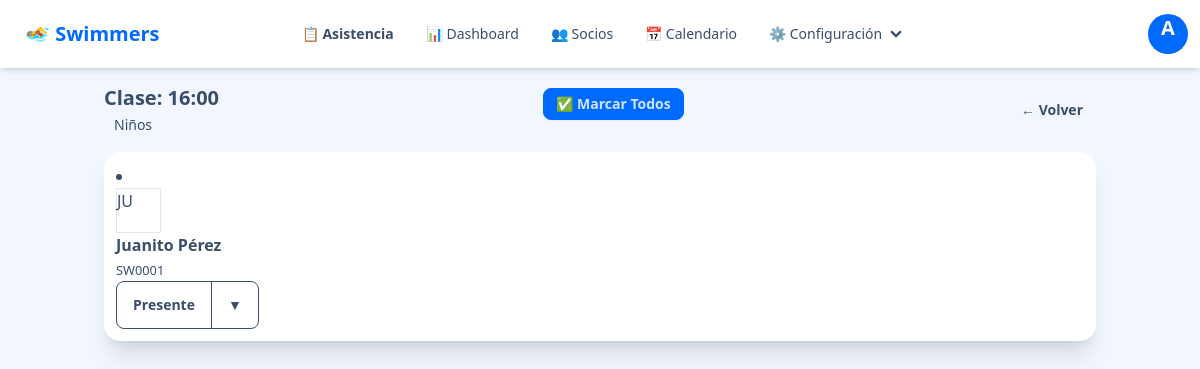
/asistencia/clase/9 (signed in), run on the app's committed database.
### app/models.py (models this page shows, shortened)
class User(UserMixin, db.Model):
    id = db.Column(db.Integer, primary_key=True)
    username = db.Column(db.String(64), index=True, unique=True, nullable=False)
    password_hash = db.Column(db.String(128))
    role = db.Column(db.String(20), nullable=False) # 'admin', 'recepcion', 'instructor'

class Horario(db.Model):
    id = db.Column(db.Integer, primary_key=True)
    dia_semana = db.Column(db.String(15), nullable=False) # Lunes, Martes...
    hora_inicio = db.Column(db.Time, nullable=False)
    hora_fin = db.Column(db.Time, nullable=False)
    nivel = db.Column(db.String(20), nullable=False)
    capacidad_maxima = db.Column(db.Integer, default=10)
    inscripciones = db.relationship('Inscripcion', backref='horario', lazy='dynamic')
    asistencias = db.relationship('Asistencia', backref='horario', lazy=True)

class Socio(db.Model):
    id = db.Column(db.Integer, primary_key=True)
    folio = db.Column(db.String(20), unique=True, index=True) # SW0001
    nombre_completo = db.Column(db.String(100), nullable=False)
    foto = db.Column(db.String(200)) # URL o path del archivo
    telefono = db.Column(db.String(20))
    email = db.Column(db.String(120))
    nivel = db.Column(db.String(20), nullable=False)
    fecha_registro = db.Column(db.DateTime, default=datetime.utcnow)
    membresia_id = db.Column(db.Integer, db.ForeignKey('membresia.id'))
    inscripciones = db.relationship('Inscripcion', backref='socio', lazy='dynamic')
    asistencias = db.relationship('Asistencia', backref='socio', lazy='dynamic')
    pagos = db.relationship('Pago', backref='socio', lazy='dynamic')
    def get_estatus_financiero(self):
        pago_anual = self.pagos.filter_by(concepto_tipo='Anualidad')\
            .order_by(Pago.fecha_pago.desc()).first()
        if not pago_anual:
            return False, "Falta pago de Inscripción/Anualidad", "error"
        dias_anualidad = (datetime.now() - pago_anual.fecha_pago).days
        if dias_anualidad > 365:
            return False, "Anualidad Vencida", "error"
        pago_mes = self.pagos.filter_by(concepto_tipo='Mensualidad')\
            .order_by(Pago.fecha_pago.desc()).first()
        if not pago_mes:
            return False, "No ha pagado su primera mensualidad", "error"
        dias_mes = (datetime.now() - pago_mes.fecha_pago).days
        if dias_mes > 35:
            return False, f"Mensualidad Vencida ({dias_mes} días)", "warning"
        return True, "Activo / Al Corriente", "success"

class Inscripcion(db.Model):
    id = db.Column(db.Integer, primary_key=True)
    socio_id = db.Column(db.Integer, db.ForeignKey('socio.id'), nullable=False)
    horario_id = db.Column(db.Integer, db.ForeignKey('horario.id'), nullable=False)
    fecha_alta = db.Column(db.DateTime, default=datetime.utcnow)
    activo = db.Column(db.Boolean, default=True)

### app/routes/asistencia.py (the view)
@asistencia_bp.route('/clase/<int:horario_id>')
@login_required
def tomar_lista(horario_id):
    horario = Horario.query.get_or_404(horario_id)
    inscripciones = horario.inscripciones.filter_by(activo=True).all()
    fecha_hoy = datetime.now().date()
    asistencias_hoy = Asistencia.query.filter_by(
        horario_id=horario.id,
        fecha=fecha_hoy
    ).all()
    socios_presentes_ids = {a.socio_id for a in asistencias_hoy}
    return render_template('asistencia/tomar_lista.html',
                           horario=horario,
                           inscripciones=inscripciones,
                           presentes=socios_presentes_ids,
                           asistencias_hoy=asistencias_hoy)

### app/models.py (called while the page is built)
@login.user_loader
def load_user(id):
    return User.query.get(int(id))

### app/templates/asistencia/tomar_lista.html (shortened to what this page needs)
{% extends "base.html" %}
{% block content %}
<div class="flex justify-between items-center mb-4">
    <div>
        <h1 class="text-xl font-bold">Clase: {{ horario.hora_inicio.strftime('%H:%M') }}</h1>
        <span class="badge badge-ghost">{{ horario.nivel }}</span>
    </div>
    <div class="flex justify-end mb-3">
        <button onclick="marcarTodos()" class="btn btn-primary btn-sm">
            ✅ Marcar Todos
        </button>
    </div>
    <a href="{{ url_for('asistencia.hoy') }}" class="btn btn-ghost btn-sm">← Volver</a>
</div>
<div class="card bg-base-100 shadow-xl">
    <div class="card-body p-0">
        <div class="divide-y divide-base-200">
            {% for item in inscripciones %}
                {% set socio = item.socio %}
                {% set ya_vino = socio.id in presentes %}
                {% set es_activo, msg_estatus, color = socio.get_estatus_financiero() %}
                <li class="list-group-item d-flex justify-content-between align-items-center p-3 {{ 'bg-red-50' if not es_activo else '' }}">
                    <div class="d-flex align-items-center">
                        <div class="rounded-circle d-flex justify-content-center align-items-center me-3 border {{ 'border-error border-4' if not es_activo else 'bg-light' }}"
                             style="width: 45px; height: 45px;">
                             {{ socio.nombre_completo[:2].upper() }}
                        </div>
                        <div>
                            <h6 class="m-0 font-bold {{ 'text-error' if not es_activo else '' }}">
                                {{ socio.nombre_completo }}
                            </h6>
                            {% if not es_activo %}
                                <span class="badge badge-error badge-sm">{{ msg_estatus }}</span>
                            {% else %}
                                <small class="text-muted">{{ socio.folio }}</small>
                            {% endif %}
                        </div>
                    </div>
                    {% set asistencia_actual = None %}
                    <div class="join">
                        <button onclick="marcar(this, {{ socio.id }}, {{ horario.id }}, 'Presente')"
                                class="btn join-item w-24
                                {{ 'btn-success text-white' if asistencia_actual == 'Presente' else 'btn-outline' }}"
                                id="btn-main-{{ socio.id }}">
                            {% if asistencia_actual == 'Presente' %}✅ Listo{% else %}Presente{% endif %}
                        </button>
                        <div class="dropdown dropdown-end">
                            <div tabindex="0" role="button" class="btn join-item
                                {{ 'btn-error text-white' if asistencia_actual == 'Falta' else ('btn-warning text-white' if asistencia_actual == 'Justificado' else 'btn-outline') }}"
                                id="btn-menu-{{ socio.id }}">
                                ▼
                            </div>
                        </div>
                    </div>
                </li>
            {% else %}
                <div class="p-8 text-center text-base-content/60">
                    No hay alumnos inscritos en este grupo.
                </div>
            {% endfor %}
        </div>
    </div>
</div>
{% endblock %}

### app/templates/base.html (shortened to what this page needs)
<!DOCTYPE html>
<html lang="es" data-theme="winter">
<head>
    <link href="https://cdn.jsdelivr.net/npm/daisyui@4.12.10/dist/full.min.css" rel="stylesheet" type="text/css" />
    <script src="https://cdn.tailwindcss.com"></script>
</head>
<body class="min-h-screen bg-base-200">
<div class="navbar bg-base-100 shadow-md sticky top-0 z-50">
    <div class="navbar-start">
      <a class="btn btn-ghost text-xl text-primary font-bold">
          🏊 Swimmers
      </a>
    </div>
    <div class="navbar-center hidden lg:flex">
      <ul class="menu menu-horizontal px-1">
        {% if current_user.is_authenticated %}
          <li>
              <a href="{{ url_for('asistencia.hoy') }}" class="font-semibold">
                  📋 Asistencia
              </a>
          </li>
          {% if current_user.role in ['admin', 'recepcion'] %}
              <li><a href="{{ url_for('reportes.dashboard') }}">📊 Dashboard</a></li>
              <li><a href="{{ url_for('socios.lista') }}">👥 Socios</a></li>
              <li><a href="{{ url_for('horarios.calendario') }}">📅 Calendario</a></li>
          {% endif %}
          {% if current_user.role == 'admin' %}
              <li>
                  <details>
                      <summary>⚙️ Configuración</summary>
                  </details>
              </li>
          {% endif %}
        {% endif %}
      </ul>
    </div>
    <div class="navbar-end">
      {% if current_user.is_authenticated %}
          <div class="dropdown dropdown-end">
              <div tabindex="0" role="button" class="btn btn-ghost btn-circle avatar">
                  <div class="w-10 rounded-full bg-primary text-white flex items-center justify-center">
                      <span class="text-xl font-bold">{{ current_user.username[:1].upper() }}</span>
                  </div>
              </div>
          </div>
      {% else %}
          <a href="{{ url_for('auth.login') }}" class="btn btn-primary btn-sm">Iniciar Sesión</a>
      {% endif %}
    </div>
  </div>
    <main class="container mx-auto p-4">
        {% block content %}{% endblock %}
    </main>
</body>
</html>

### data on the page
User: username "A"
Horario: hora_inicio "16:00", nivel "Niños"
Socio: nombre_completo "JU", nombre_completo "Juanito Pérez", folio "SW0001"
